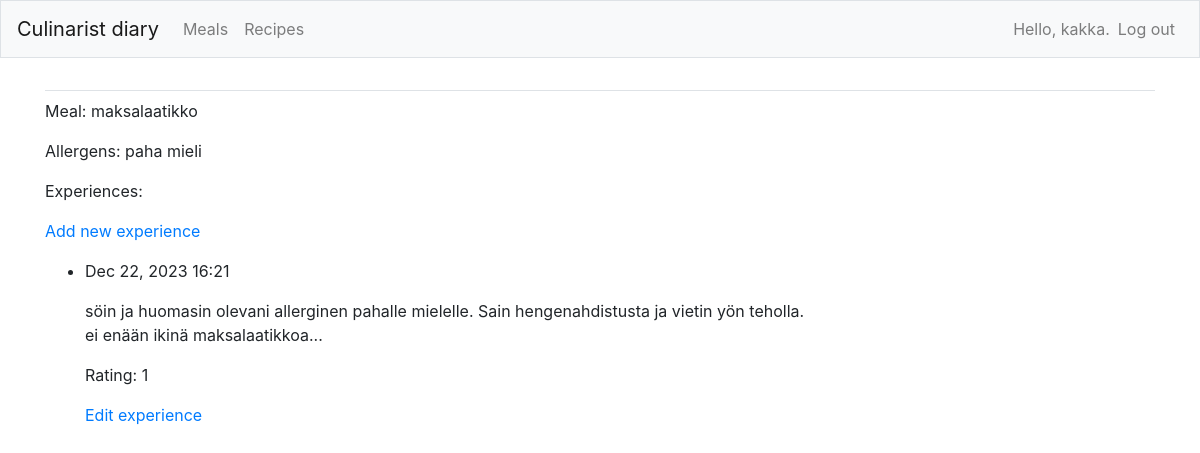
/meals/12/ (signed in), run on the app's committed database.
### culinarists/models.py (models this page shows, shortened)
class Meal(models.Model):
    name = models.CharField(max_length=400)
    allergens = models.CharField(max_length=400)
    date_added = models.DateTimeField(auto_now_add=True)
    owner = models.ForeignKey(User, on_delete=models.CASCADE, null=True, blank=True)
    def __str__(self):
        return self.name

class Experience(models.Model):
    meal = models.ForeignKey(Meal, on_delete=models.CASCADE)
    text = models.TextField()
    rating = models.IntegerField(
        default=1,
        validators=[MinValueValidator(1), MaxValueValidator(5)]
    )
    date_added = models.DateTimeField(auto_now_add=True)
    class Meta:
        verbose_name_plural = 'experiences'

### culinarists/views.py (the view)
# urls.py: path('meals/<int:meal_id>/', views.meal, name='meal'),
@login_required
def meal(request, meal_id):
    meal = Meal.objects.get(id=meal_id)
    if meal.owner != request.user:
        raise Http404
    experiences = meal.experience_set.order_by('-date_added')
    allergens = meal.allergens
    context = {'meal': meal, 'experiences': experiences, 'allergens': allergens}
    return render(request, 'culinarists/meal.html', context)

### culinarists/templates/culinarists/meal.html
{% extends 'culinarists/base.html' %}
{% block content %}
<p>Meal: {{ meal }}</p>
<p>Allergens: {{ meal.allergens }}</p>
<p>Experiences:</p>
<p><a href="{% url 'culinarists:new_experience' meal.id %}">Add new experience</a></p>
    <ul>
        {% for experience in experiences %}
            <li>
                <p>{{ experience.date_added|date:'M d, Y H:i' }}</p>
                <p>{{ experience.text|linebreaks }}</p>
                <p>Rating: {{ experience.rating }}</p>
                <p><a href="{% url 'culinarists:edit_experience' experience.id %}">Edit experience</a></p>
            </li>
        {% empty %}
            <li>No experiences in this meal.</li>
        {% endfor %}
    </ul>
{% endblock content %}

### culinarists/templates/culinarists/base.html (shortened to what this page needs)
{% load bootstrap4 %}
<!doctype html>
<html lang="en">
<head>
    {% bootstrap_css %}
</head>
<body>
<nav class="navbar navbar-expand-md navbar-light bg-light mb-4 border">
<a class="navbar-brand" href="{% url 'culinarists:index'%}">
        Culinarist diary</a>
        <div class="collapse navbar-collapse" id="navbarCollapse">
        <ul class="navbar-nav mr-auto">
            <li class="nav-item">
            <a class="nav-link" href="{% url 'culinarists:meals'%}">
         Meals</a></li>
         <li class="nav-item">
            <a class="nav-link" href="{% url 'culinarists:recipes'%}">Recipes</a>
         </li>
        </ul>
        <ul class="navbar-nav ml-auto">
            {% if user.is_authenticated %}
        <li class="nav-item">
            <span class="navbar-text">Hello, {{ user.username }}.</span>
        </li>
<li class="nav-item">
        <a class="nav-link" href="{% url 'users:logout' %}">Log out</a>
    </li>
    {% else %}
        <li class="nav-item">
            <a class="nav-link" href="{% url 'users:register' %}">Register</a>
        </li>
        <li class="nav-item">
            <a class="nav-link" href="{% url 'users:login' %}">Log in</a></li>
    {% endif %}
    </ul>
        </div>
</nav>
<main role="main" class="container">
        <div class="pb-2 mb-2 border-bottom">
        </div>
        <div>
    {% block content %}{% endblock content %}
        </div>
    </main>
</body>
</html>

### data on the page
Meal: name "maksalaatikko", allergens "paha mieli"
Experience: date_added "Dec 22, 2023 16:21", text "söin ja huomasin olevani allerginen pahalle mielelle. Sain hengenahdistusta ja vietin yön teholla. ei enään ikinä maksalaatikkoa...", rating "1"

### other printed values
{{ user.username }} "kakka"
